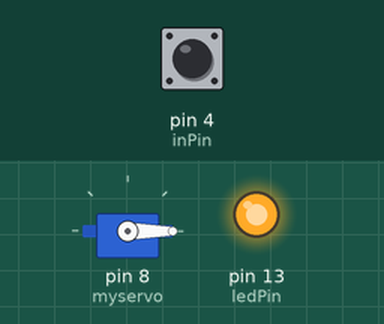
Bench run of a sketch on a simulated Arduino Nano, built with avr-gcc and run on an emulated ATmega328P. Parts: servo, output pins drawn as LEDs (lit = HIGH). The inputs (shaded band) are chosen by the test bench; at power-on: pin 4 (inPin) HIGH.

Above: at 1.2 s.
1.3 s: pin 4 (inPin) pulled LOW for 0.15 s
At 1.37 s:
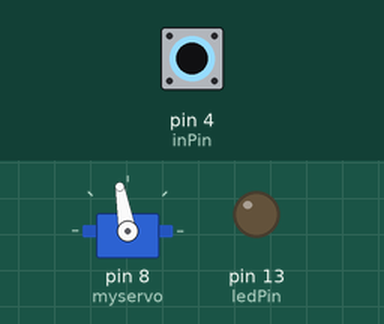
2.9 s: pin 4 (inPin) pulled LOW for 3.2 s
At 7.3 s:
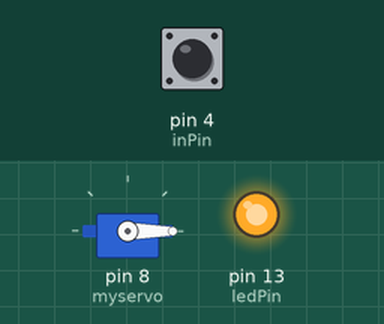
Timing chart, 0 to 8.8 s (numbered marks = the images above; inputs shaded):
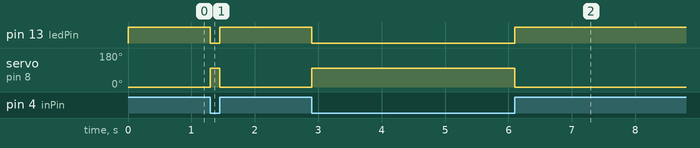

Measured:
- after the input at 1.3 s, pin 13 (ledPin): HIGH → LOW at once, → HIGH 0.15 s later; servo on pin 8 (myservo): 0° → 100° at once, → 0° 0.15 s later
- after the input at 2.9 s, pin 13 (ledPin): HIGH → LOW at once, → HIGH 3.2 s later; servo on pin 8 (myservo): 0° → 100° at once, → 0° 3.2 s later

The sketch:

servoControl-MG995.ino
```cpp
/*
This code is used to control the gripper of GOFA robot
The target arduino board is the Nano v3
Author: edwinDOS
*/

// Incluímos la librería para poder controlar el servo
#include <Servo.h>

Servo myservo;  // create servo object to control a servo
int ledPin = 13;  // LED connected to digital pin 13
int inPin = 4;    // robot output 1 connected to digital pin D4 (pin 7)
//int inPin2 = 5;    // robot output 2 connected to digital pin D5 (pin 8)
int closeDI1 = 0;      // variable to store the read value

void setup() {

  myservo.attach(8); // Iniciamos el servo para que empiece a trabajar con el pin D8 como salida PWM
  pinMode(ledPin, OUTPUT);  // sets the digital pin 13 as output
  pinMode(inPin, INPUT_PULLUP);    // sets the digital pin D4 as input
  //pinMode(inPin2, INPUT_PULLUP);    // sets the digital pin D5 as input
  // initialize serial communication:
  //Serial.begin(9600); // Uncomment to debug by console
}

void loop() {

  closeDI1 = digitalRead(inPin);   // read the input from the robot via DI1 signal
  digitalWrite(ledPin, closeDI1);  // sets the LED to the DI1's value
  //Serial.print(closeDI1);

  if (closeDI1 == HIGH){
    myservo.write(0); // move the servo to close position
  }
  else {
    myservo.write(100); // move the servo to open position
  }

}
```
